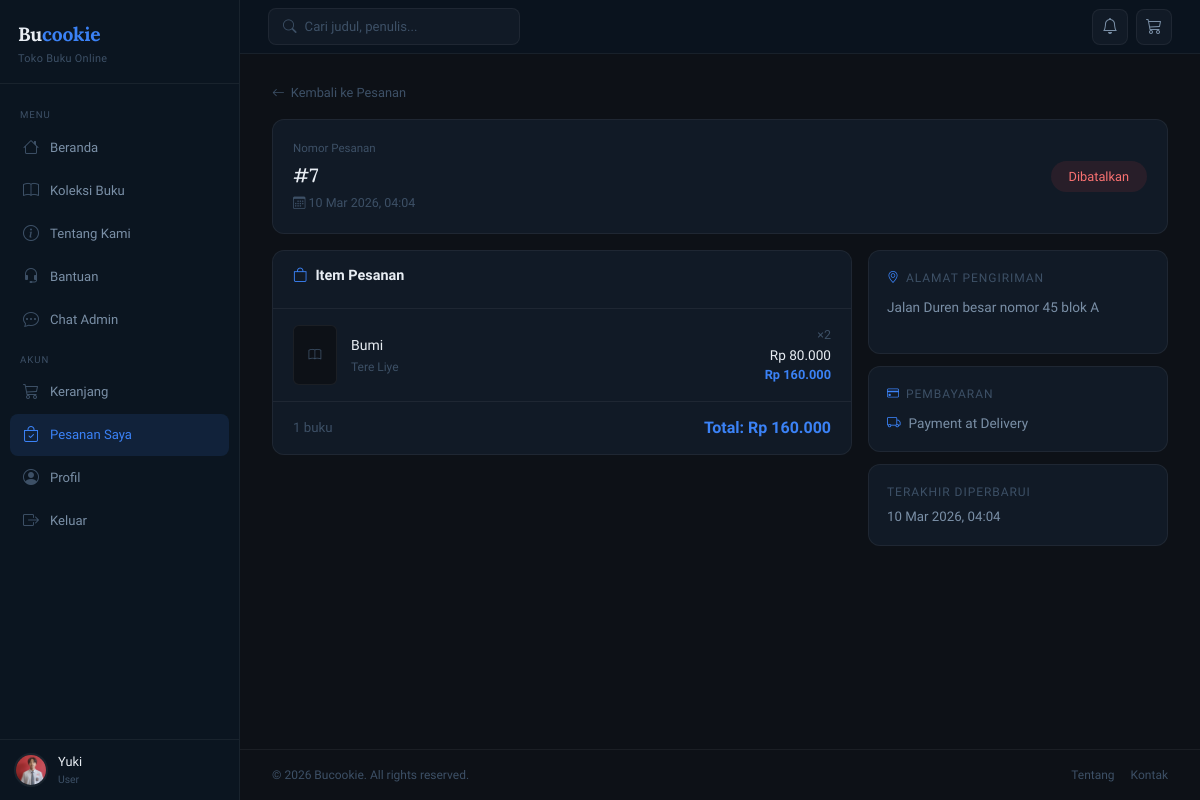
Before: /user/orders/detail.php?id=7 (signed in) with the older database file.
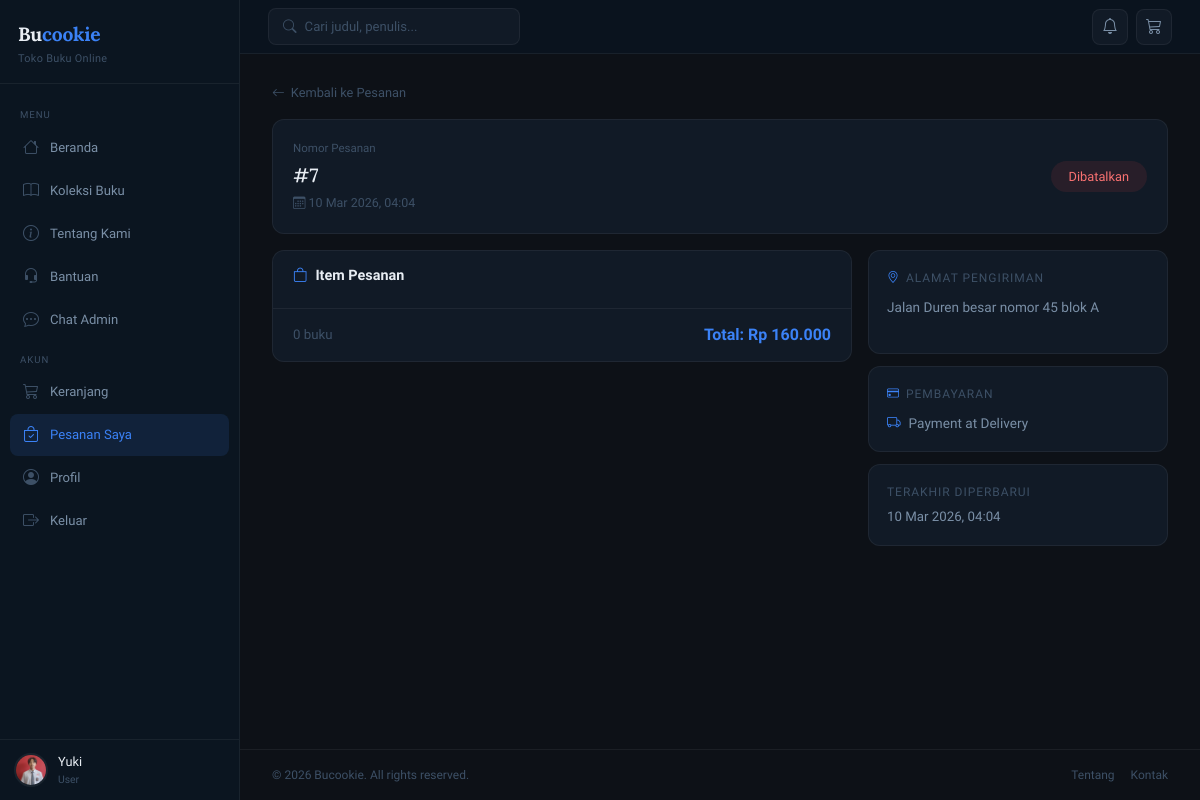
After: the same page with the newer database file.
### tables this page shows
CREATE TABLE `order_items` (
  `id` int(11) NOT NULL,
  `order_id` int(11) NOT NULL,
  `book_id` int(11) NOT NULL,
  `quantity` int(11) NOT NULL,
  `price` decimal(10,2) NOT NULL
);

CREATE TABLE `books` (
  `id` int(11) NOT NULL,
  `category_id` int(11) NOT NULL,
  `title` varchar(200) NOT NULL,
  `author` varchar(100) NOT NULL,
  `publisher` varchar(100) DEFAULT NULL,
  `year` year(4) DEFAULT NULL,
  `cost_price` decimal(10,2) DEFAULT NULL,
  `price` decimal(10,2) NOT NULL,
  `stock` int(11) NOT NULL DEFAULT 0,
  `description` text DEFAULT NULL,
  `cover` varchar(255) DEFAULT NULL,
  `created_at` timestamp NOT NULL DEFAULT current_timestamp()
);

### user/orders/detail.php (the view, shortened to what the changed rows need)
<?php
require_once __DIR__ . '/../../config/db.php';
$id = (int)($_GET['id'] ?? 0);
$stmt = $conn->prepare("SELECT * FROM orders WHERE id = ? AND user_id = ?");
$stmt->bind_param('ii', $id, $_SESSION['user_id']);
$stmt->execute();
$order = $stmt->get_result()->fetch_assoc();
$order_items = $conn->query("
    SELECT oi.*, b.title, b.author, b.cover
    FROM order_items oi
    JOIN books b ON oi.book_id = b.id
    WHERE oi.order_id = $id
");
$items = [];
while ($item = $order_items->fetch_assoc()) {
    $items[] = $item;
}
require_once __DIR__ . '/../../includes/header.php';
?>
<div style="display:grid;grid-template-columns:1fr 300px;gap:16px;align-items:start">
    <div style="background:var(--bg-card);border:1px solid var(--border);border-radius:12px;overflow:hidden">
        <?php foreach ($items as $item): ?>
        <div style="padding:16px 20px;display:flex;gap:14px;align-items:center;border-bottom:1px solid var(--border)">
            <div style="width:44px;height:60px;border-radius:6px;overflow:hidden;flex-shrink:0;background:var(--bg-base);border:1px solid var(--border)">
                <?php if (!empty($item['cover']) && file_exists(__DIR__ . '/../../assets/uploads/covers/' . $item['cover'])): ?>
                <img src="<?= BASE_URL ?>assets/uploads/covers/<?= htmlspecialchars($item['cover']) ?>" style="width:100%;height:100%;object-fit:cover">
                <?php else: ?>
                <div style="width:100%;height:100%;display:flex;align-items:center;justify-content:center">
                    <i class="bi bi-book" style="color:var(--text-muted);font-size:.8rem"></i>
                </div>
                <?php endif; ?>
            </div>
            <div style="flex:1">
                <div style="font-size:.875rem;font-weight:500;color:var(--text-primary)"><?= htmlspecialchars($item['title']) ?></div>
                <div style="font-size:.75rem;color:var(--text-muted);margin-top:2px"><?= htmlspecialchars($item['author']) ?></div>
            </div>
            <div style="text-align:right;flex-shrink:0">
                <div style="font-size:.78rem;color:var(--text-muted)">×<?= $item['quantity'] ?></div>
                <div style="font-size:.85rem;font-weight:500;color:var(--text-primary)">Rp <?= number_format($item['price'], 0, ',', '.') ?></div>
                <div style="font-size:.8rem;font-weight:600;color:var(--accent)">Rp <?= number_format($item['price'] * $item['quantity'], 0, ',', '.') ?></div>
            </div>
        </div>
        <?php endforeach; ?>
        <div style="padding:14px 20px;display:flex;justify-content:space-between;align-items:center">
            <span style="font-size:.83rem;color:var(--text-muted)"><?= count($items) ?> buku</span>
            <div style="font-size:1rem;font-weight:600;color:var(--accent)">
                Total: Rp <?= number_format($order['total_price'], 0, ',', '.') ?>
            </div>
        </div>
    </div>
</div>
<?php require_once __DIR__ . '/../../includes/footer.php'; ?>

Changed rows visible on the page:
removed order_items: book.title "Bumi", book.author "Tere Liye", quantity "2", price "80.000", $item['price'] * $item['quantity'] "160.000"
Other visible differences:
count($items): "1" → "0"
